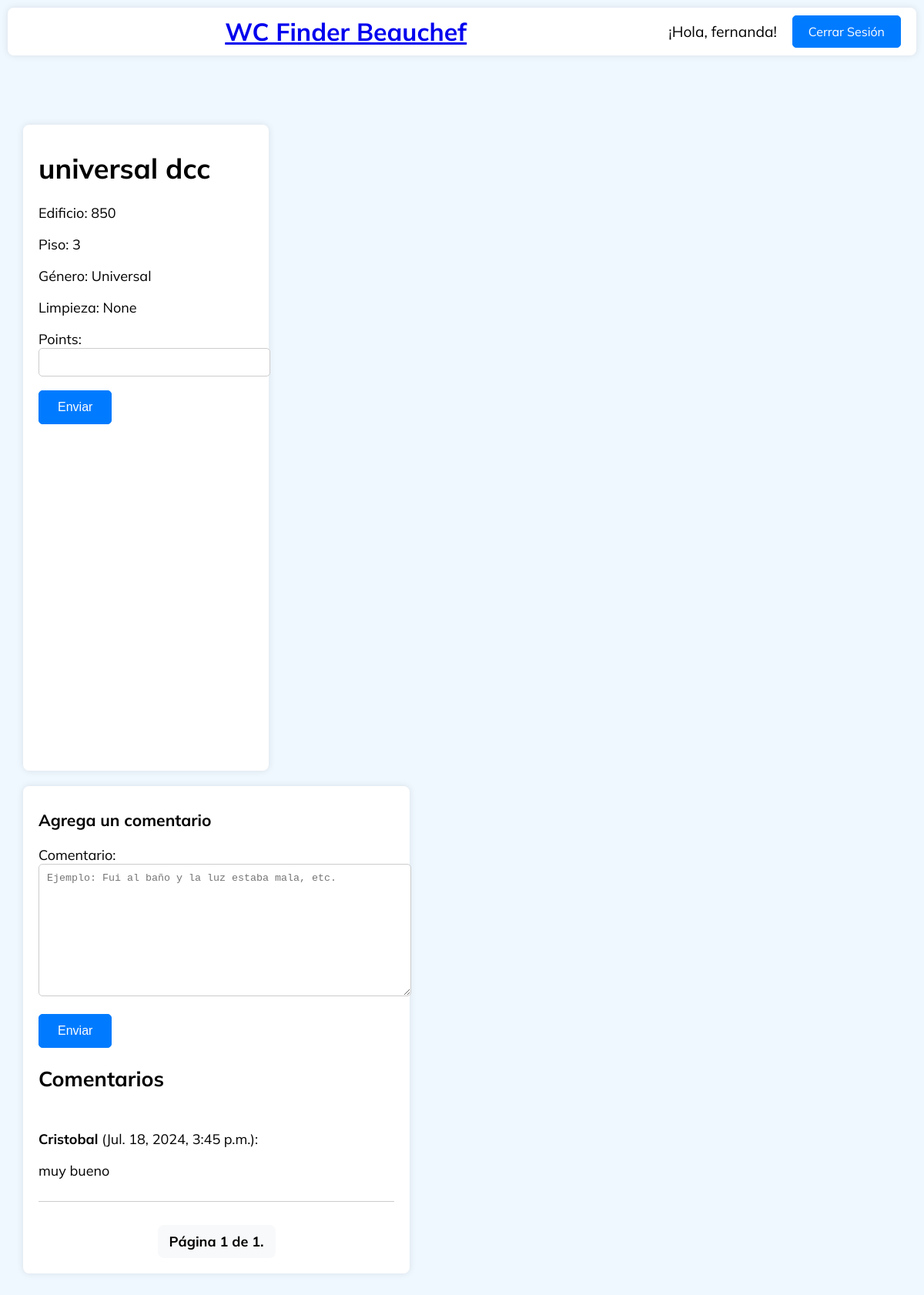
The app's page /bathroom2/3/ (signed in) with its own data.
### todoapp/models.py (models this page shows, shortened)
class User(AbstractUser):
  pronombres = [('La','La'),('El','El'), ('Le','Le'),('Otro','Otro')]
  pronombre = models.CharField(max_length=5,choices=pronombres)
  apodo = models.CharField(max_length=30)

class Bathroom(models.Model):
    GENDER_CHOICES = [
        ('mujer', 'Mujer'),
        ('hombre', 'Hombre'),
        ('universal', 'Universal'),
    ]
    BUILDS_CHOICES = [
        ('850', '850'),
        ('851', '851'),
    ]
    FLOOR_CHOICES = [
        ('-3', '-3'),
        ('-2', '-2'),
        ('-1', '-1'),
        ('1', '1'),
        ('2', '2'),
        ('3', '3'),
        ('4', '4'),
        ('5', '5'),
        ('6', '6'),
        ('7', '7'),
    ]
    name = models.CharField(max_length=100)
    building = models.CharField(max_length=3, choices=BUILDS_CHOICES)
    floor = models.CharField(max_length=2,choices=FLOOR_CHOICES)
    gender = models.CharField(max_length=10, choices=GENDER_CHOICES)
    description = models.CharField(max_length=300)
    image = models.ImageField(upload_to='bathroom_images/', blank=True, null=True)
    publicar = models.BooleanField(default=False)
    latitude = models.FloatField(null=True, blank=True)
    longitude = models.FloatField(null=True, blank=True)
    def average_cleaning_points(self):
        average = self.cleaning_reviews.aggregate(Avg('points'))['points__avg']
        return average

class Comment(models.Model):
    bathroom = models.ForeignKey(Bathroom, on_delete=models.CASCADE, related_name='comments')
    user = models.ForeignKey(User, on_delete=models.CASCADE)
    content = models.TextField()
    created_at = models.DateTimeField(auto_now_add=True)

### todoapp/views.py (the view)
# urls.py: path('bathroom2/<int:id>/', views.bathroom_detail2, name='bathroom_detail2'),
def bathroom_detail2(request, id):
    bathroom = Bathroom.objects.get(id=id)
    comments = bathroom.comments.all().order_by('-created_at')
    paginator = Paginator(comments, 5)  # 5 comentarios por página
    page_number = request.GET.get('page')
    page_obj = paginator.get_page(page_number)
    if request.method == 'POST':
        if request.user.is_authenticated:
            if "submit_comment" in request.POST:
                form = CommentForm(request.POST)
                if form.is_valid():
                    comment = form.save(commit=False)
                    comment.bathroom = bathroom
                    comment.user = request.user
                    comment.save()
                    messages.success(request, 'Comentario agregado correctamente.')
                    return redirect('bathroom_detail', id=bathroom.id)
            elif "submit_review" in request.POST:
                reviewForm= CleaningForm(request.POST)
                if reviewForm.is_valid():
                    review= reviewForm.save(commit=False)
                    review.bathroom= bathroom
                    review.user= request.user
                    review.save()
                    messages.success(request, 'Puntuación agregada correctamente.')
                    return redirect('bathroom_detail', id=bathroom.id)
            else:
                return redirect('bathroom_detail', id=bathroom.id)
        else:
            messages.error(request, 'Debes estar registrado para poder comentar.')
            return redirect('login')
    else:
        form = CommentForm()
        reviewForm = CleaningForm()
    m = folium.Map(location=[bathroom.latitude or -33.45767, bathroom.longitude or -70.66237], zoom_start=50, zoom_snap=0.5)
    if bathroom.latitude and bathroom.longitude:
        folium.Marker(
            [bathroom.latitude, bathroom.longitude],
            popup=f"{bathroom.building}, Piso {bathroom.floor}, {bathroom.gender}",
            icon=folium.Icon(color='blue', icon='restroom', prefix='fa')
        ).add_to(m)
    map_html = m._repr_html_()
    context = {
        'bathroom': bathroom,
        'map_html': map_html,
        'page_obj': page_obj,
        'form': form,
        'reviewForm': reviewForm
    }
    return render(request, 'todoapp/bathroom_detail2.html', context)

### todoapp/forms.py
class CommentForm(forms.ModelForm):
    class Meta:
        model = Comment
        fields = ['content']
        labels = {
            'content': 'Comentario',
        }
        widgets = {
            'content': forms.Textarea(attrs={'class': 'form-control', 'placeholder': 'Ejemplo: Fui al baño y la luz estaba mala, etc.'}),
        }

class CleaningForm(forms.ModelForm):
    class Meta:
        model = Cleaning
        fields = ['points']
        label ={
            'points':'puntos'
        }
        widgets = {'content': forms.NumberInput(attrs={
            'class': 'form-control',
            'min': 1,
            'max': 10
        })}

### todoapp/templates/todoapp/bathroom_detail2.html (shortened to what this page needs)
{% extends 'todoapp/navbar.html' %}
{% block extra_css %}
{% load static %}
    <link rel="stylesheet" type="text/css" href="{% static 'css/detail.css' %}">
{% endblock %}
{% block content %}
    <div class="window-container">
        <div class="details-map">
            <div class="details">
                <h1>{{ bathroom.name }}</h1>
                <p>Edificio: {{ bathroom.building }}</p>
                <p>Piso: {{ bathroom.floor }}</p>
                <p>Género: {{ bathroom.get_gender_display }}</p>
                <p>Limpieza: {{ bathroom.average_cleaning_points}}</p>
                {% if user.is_authenticated %}
                    <form method="post">
                        {{ reviewForm.as_p }}
                        <button type="submit" name="submit_review" class="submit-btn">Enviar</button>
                    </form>
                {% endif %}
            </div>
            <div id="map">
            </div>
        </div>
    </div>
    <div class="window-container">
        <div class="comments-section">
            <h3>Agrega un comentario</h3>
            <div class="comment-form">
                {% if user.is_authenticated %}
                    <form method="post">
                        {{ form.as_p }}
                        <button type="submit" name="submit_comment" class="submit-btn">Enviar</button>
                    </form>
                {% else %}
                    <p>Debes estar registrado para poder comentar. <a href="{% url 'login' %}">Iniciar sesión</a></p>
                {% endif %}
            </div>
            <h2>Comentarios</h2>
            {% for comment in page_obj %}
                <div class="comment">
                    <p><strong>{{ comment.user.username }}</strong> ({{ comment.created_at }}):</p>
                    <p>{{ comment.content }}</p>
                </div>
            {% endfor %}
            <div class="pagination">
                <span class="step-links">
                    <span class="current">
                        Página {{ page_obj.number }} de {{ page_obj.paginator.num_pages }}.
                    </span>
                </span>
            </div>
        </div>
    </div>
{% endblock %}

### todoapp/templates/todoapp/navbar.html (shortened to what this page needs)
{% load static %}
<!DOCTYPE html>
<html lang="es">
<head>
    {% block extra_css %}{% endblock %}
</head>
<body>
    <header class="window-container navbar">
        <div class="navbar-brand">
            <a href="{% url 'home' %}" class="card-link">
                <span class="app-title">WC Finder Beauchef</span>
            </a>
        </div>
        <div class="user-info">
            {% if user.is_authenticated %}
                <span class="username">¡Hola, {{ user.username }}!</span>
                <a href="{% url 'logout' %}" class="logout-btn">Cerrar Sesión</a>
            {% else %}
                <a href="{% url 'login' %}" class="logout-btn login-btn">Iniciar Sesión</a>
                <a href="{% url 'register_user' %}" class="logout-btn register-btn">Registrarse</a>
            {% endif %}
        </div>
    </header>
    <main class="container">
      {% block content %}
      {% endblock %}
    </main>
</body>
</html>

### todoapp/static/css/detail.css (style rules this page uses)
:root { --font-main: 'Mulish', sans-serif; --color-primary: #007bff; --color-primary-dark: #0056b3; --color-success: #28a745; --color-success-dark: #218838; --color-border: #ccc; --color-bg: #ffffff; --color-shadow: rgba(0, 0, 0, 0.1); --color-bg-light-gray: #f8f9fa; --color-aliceblue: #f0f8ff; }
body { font-family: var(--font-main); background-color: var(--color-aliceblue); margin: 0; padding: 0; font-size: 18px; }
.window-container { background-color: var(--color-bg); color: black; padding: 10px 20px; border-radius: 8px; box-shadow: 0px 0px 10px var(--color-shadow); margin: 10px; }
.navbar { background-color: var(--color-bg); color: black; padding: 10px 20px; display: flex; justify-content: space-between; align-items: center; border-radius: 8px; box-shadow: 0px 0px 10px var(--color-shadow); margin: 10px; }
.navbar-brand { font-size: 2rem; font-weight: bold; margin: 0; text-align: center; flex: 1; }
.user-info { display: flex; gap: 10px; align-items: center; }
.username { margin-right: 10px; font-size: 1.2rem; }
.logout-btn { color: white; text-decoration: none; padding: 10px 20px; font-size: 1rem; background-color: var(--color-primary); border: 1px solid var(--color-primary); border-radius: 5px; transition: background-color 0.3s ease, border-color 0.3s ease; }
form { margin-bottom: 20px; }
input[type="number"], textarea { width: 100%; padding: 10px; border: 1px solid var(--color-border); border-radius: 5px; }
textarea { resize: vertical; }
.container { display: flex; justify-content: space-between; margin: 10px; align-items: flex-start; }
.details-map { display: flex; flex-wrap: wrap; gap: 20px; }
.details { flex: 1 1 45%; }
#map { flex: 1 1 50%; height: 400px; }
.comments-section { margin-top: 20px; }
.comment { border-bottom: 1px solid var(--color-border); padding: 10px 0; }
.comment-form { margin-bottom: 20px; }
.pagination { text-align: center; margin-top: 20px; }
.pagination .step-links { display: inline-block; padding: 10px; border-radius: 8px; background-color: var(--color-bg-light-gray); }
.pagination .current { font-weight: bold; margin: 0 5px; }
.submit-btn { background-color: var(--color-primary); border: 1px solid var(--color-primary); color: white; padding: 12px 24px; font-size: 1rem; border-radius: 5px; text-align: center; display: inline-block; transition: background-color 0.3s ease, border-color 0.3s ease; text-decoration: none; }

### todoapp/templates/todoapp/bathroom_detail2.html (style rules this page uses)
body { font-family: 'Mulish', sans-serif; margin: 0; padding: 0; }
.container { display: flex; flex-direction: column; padding: 20px; max-width: 1200px; margin: 0 auto; margin-top: 60px; }
.details-map { display: flex; flex-wrap: wrap; gap: 20px; }
.details { flex: 1 1 45%; }
#map { flex: 1 1 50%; height: 400px; }
.comments-section { margin-top: 20px; }
.comment { border-bottom: 1px solid #ccc; padding: 10px 0; }
.comment-form { margin-bottom: 20px; }
.pagination { display: flex; justify-content: center; padding: 10px 0; }

### records on screen
User: username "fernanda"
Bathroom: name "universal dcc", building "850", floor "3", gender "Universal", average_cleaning_points "None"
Comment: user.username "Cristobal", created_at "Jul. 18, 2024, 3:45 p.m.", content "muy bueno"

### other values on screen
{{ page_obj.number }} "1"
{{ page_obj.paginator.num_pages }} "1"
